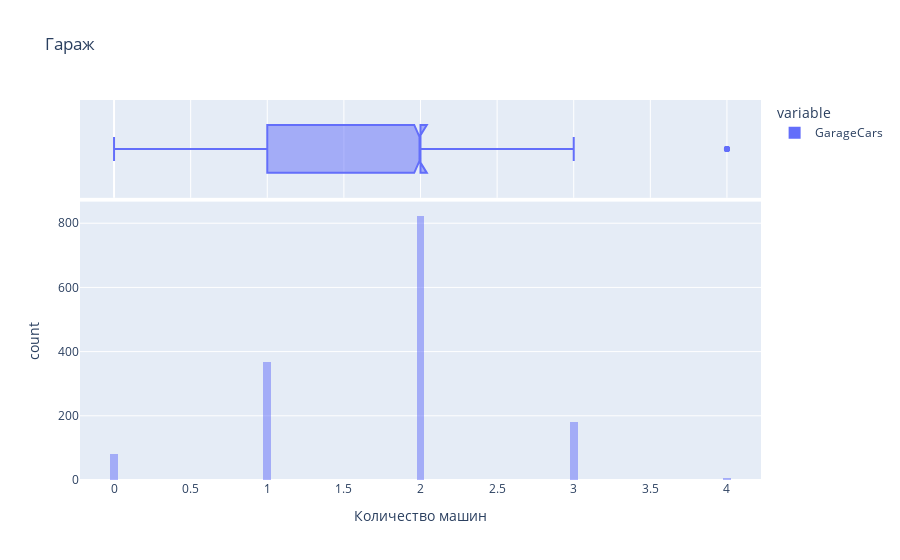

Here is the notebook cell this chart was saved with:
### Code cell
import plotly.express as px
# Отрисуем интерактивный график
fig = px.histogram(df['GarageCars'],
                   title='Гараж',
                   marginal = 'box',
                   nbins =  100,
                   barmode='overlay',
                   labels={"value": "Количество машин"})

fig.show()

### Figure 1 — Plotly figure (JSON) as saved in the notebook; plotly's stock layout.template omitted (floating-point values rounded to 4 significant figures; data arrays with more than 128 entries replaced by an {"elided": "..."} marker saying what was removed)
{"data": [{"alignmentgroup": "True", "bingroup": "x", "hovertemplate": "variable=GarageCars<br>Количество машин=%{x}<br>count=%{y}<extra></extra>", "legendgroup": "GarageCars", "marker": {"color": "#636efa", "opacity": 0.5, "pattern": {"shape": ""}}, "name": "GarageCars", "nbinsx": 100, "offsetgroup": "GarageCars", "orientation": "v", "showlegend": true, "type": "histogram", "x": {"elided": "1460 int values"}, "xaxis": "x", "yaxis": "y"}, {"alignmentgroup": "True", "hovertemplate": "variable=GarageCars<br>Количество машин=%{x}<extra></extra>", "legendgroup": "GarageCars", "marker": {"color": "#636efa"}, "name": "GarageCars", "notched": true, "offsetgroup": "GarageCars", "showlegend": false, "type": "box", "x": {"elided": "1460 int values"}, "xaxis": "x2", "yaxis": "y2"}], "layout": {"barmode": "overlay", "legend": {"title": {"text": "variable"}, "tracegroupgap": 0}, "title": {"text": "Гараж"}, "xaxis": {"anchor": "y", "domain": [0, 1], "title": {"text": "Количество машин"}}, "xaxis2": {"anchor": "y2", "domain": [0, 1], "matches": "x", "showgrid": true, "showticklabels": false}, "yaxis": {"anchor": "x", "domain": [0, 0.7326], "title": {"text": "count"}}, "yaxis2": {"anchor": "x2", "domain": [0.7426, 1], "matches": "y2", "showgrid": false, "showline": false, "showticklabels": false, "ticks": ""}}}
